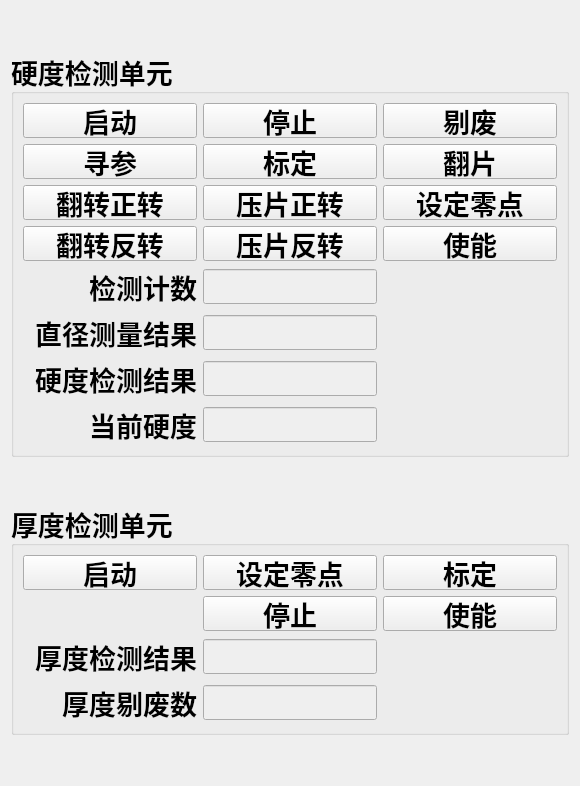
       <widget class="QWidget" name="tab_7">
        <attribute name="title">
         <string/>
        </attribute>
        <layout class="QVBoxLayout" name="verticalLayout_13">
         <item>
          <spacer name="verticalSpacer_7">
           <property name="orientation">
            <enum>Qt::Vertical</enum>
           </property>
           <property name="sizeHint" stdset="0">
            <size>
             <width>20</width>
             <height>40</height>
            </size>
           </property>
          </spacer>
         </item>
         <item>
          <widget class="QGroupBox" name="groupBox_12">
           <property name="font">
            <font>
             <family>楷体</family>
             <pointsize>20</pointsize>
             <weight>75</weight>
             <bold>true</bold>
            </font>
           </property>
           <property name="title">
            <string>硬度检测单元</string>
           </property>
           <layout class="QGridLayout" name="gridLayout" columnstretch="1,1,1">
            <item row="1" column="1">
             <widget class="QPushButton" name="pB_HMUCalibStd">
              <property name="sizePolicy">
               <sizepolicy hsizetype="Expanding" vsizetype="Fixed">
                <horstretch>0</horstretch>
                <verstretch>0</verstretch>
               </sizepolicy>
              </property>
              <property name="minimumSize">
               <size>
                <width>0</width>
                <height>35</height>
               </size>
              </property>
              <property name="maximumSize">
               <size>
                <width>16777215</width>
                <height>35</height>
               </size>
              </property>
              <property name="font">
               <font>
                <family>楷体</family>
                <pointsize>20</pointsize>
                <weight>75</weight>
                <bold>true</bold>
               </font>
              </property>
              <property name="text">
               <string>标定</string>
              </property>
              <property name="checkable">
               <bool>true</bool>
              </property>
             </widget>
            </item>
            <item row="1" column="2">
             <widget class="QPushButton" name="pB_HMUTurn">
              <property name="sizePolicy">
               <sizepolicy hsizetype="Expanding" vsizetype="Fixed">
                <horstretch>0</horstretch>
                <verstretch>0</verstretch>
               </sizepolicy>
              </property>
              <property name="minimumSize">
               <size>
                <width>0</width>
                <height>35</height>
               </size>
              </property>
              <property name="maximumSize">
               <size>
                <width>16777215</width>
                <height>35</height>
               </size>
              </property>
              <property name="font">
               <font>
                <family>楷体</family>
                <pointsize>20</pointsize>
                <weight>75</weight>
                <bold>true</bold>
               </font>
              </property>
              <property name="text">
               <string>翻片</string>
              </property>
              <property name="checkable">
               <bool>true</bool>
              </property>
             </widget>
            </item>
            <item row="3" column="0">
             <widget class="QPushButton" name="pB_cmdRollingOverNeg">
              <property name="sizePolicy">
               <sizepolicy hsizetype="Expanding" vsizetype="Fixed">
                <horstretch>0</horstretch>
                <verstretch>0</verstretch>
               </sizepolicy>
              </property>
              <property name="minimumSize">
               <size>
                <width>0</width>
                <height>35</height>
               </size>
              </property>
              <property name="maximumSize">
               <size>
                <width>123123</width>
                <height>35</height>
               </size>
              </property>
              <property name="font">
               <font>
                <family>楷体</family>
                <pointsize>20</pointsize>
                <weight>75</weight>
                <bold>true</bold>
               </font>
              </property>
              <property name="text">
               <string>翻转反转</string>
              </property>
              <property name="checkable">
               <bool>true</bool>
              </property>
              <property name="autoRepeat">
               <bool>false</bool>
              </property>
             </widget>
            </item>
            <item row="4" column="0">
             <widget class="QLabel" name="label_2">
              <property name="sizePolicy">
               <sizepolicy hsizetype="Expanding" vsizetype="Preferred">
                <horstretch>0</horstretch>
                <verstretch>0</verstretch>
               </sizepolicy>
              </property>
              <property name="font">
               <font>
                <family>楷体</family>
                <pointsize>20</pointsize>
                <weight>75</weight>
                <bold>true</bold>
               </font>
              </property>
              <property name="text">
               <string>检测计数</string>
              </property>
              <property name="alignment">
               <set>Qt::AlignRight|Qt::AlignTrailing|Qt::AlignVCenter</set>
              </property>
             </widget>
            </item>
            <item row="4" column="1">
             <widget class="QLineEdit" name="lE_HardnessChkCnt">
              <property name="enabled">
               <bool>false</bool>
              </property>
              <property name="minimumSize">
               <size>
                <width>0</width>
                <height>35</height>
               </size>
              </property>
              <property name="maximumSize">
               <size>
                <width>16777215</width>
                <height>35</height>
               </size>
              </property>
              <property name="font">
               <font>
                <family>Cascadia Code</family>
                <pointsize>20</pointsize>
                <weight>50</weight>
                <bold>false</bold>
               </font>
              </property>
             </widget>
            </item>
            <item row="5" column="0">
             <widget class="QLabel" name="label_11">
              <property name="sizePolicy">
               <sizepolicy hsizetype="Expanding" vsizetype="Preferred">
                <horstretch>0</horstretch>
                <verstretch>0</verstretch>
               </sizepolicy>
              </property>
              <property name="font">
               <font>
                <family>楷体</family>
                <pointsize>20</pointsize>
                <weight>75</weight>
                <bold>true</bold>
               </font>
              </property>
              <property name="text">
               <string>直径测量结果</string>
              </property>
              <property name="alignment">
               <set>Qt::AlignRight|Qt::AlignTrailing|Qt::AlignVCenter</set>
              </property>
             </widget>
            </item>
            <item row="5" column="1">
             <widget class="QLineEdit" name="lE_ResultDiam">
              <property name="enabled">
               <bool>false</bool>
              </property>
              <property name="minimumSize">
               <size>
                <width>0</width>
                <height>35</height>
               </size>
              </property>
              <property name="maximumSize">
               <size>
                <width>16777215</width>
                <height>35</height>
               </size>
              </property>
              <property name="font">
               <font>
                <family>Cascadia Code</family>
                <pointsize>20</pointsize>
                <weight>50</weight>
                <bold>false</bold>
               </font>
              </property>
             </widget>
            </item>
            <item row="6" column="0">
             <widget class="QLabel" name="label_19">
              <property name="sizePolicy">
               <sizepolicy hsizetype="Expanding" vsizetype="Preferred">
                <horstretch>0</horstretch>
                <verstretch>0</verstretch>
               </sizepolicy>
              </property>
              <property name="font">
               <font>
                <family>楷体</family>
                <pointsize>20</pointsize>
                <weight>75</weight>
                <bold>true</bold>
               </font>
              </property>
              <property name="text">
               <string>硬度检测结果</string>
              </property>
              <property name="alignment">
               <set>Qt::AlignRight|Qt::AlignTrailing|Qt::AlignVCenter</set>
              </property>
             </widget>
            </item>
            <item row="6" column="1">
             <widget class="QLineEdit" name="lE_ResultForce">
              <property name="enabled">
               <bool>false</bool>
              </property>
              <property name="minimumSize">
               <size>
                <width>0</width>
                <height>35</height>
               </size>
              </property>
              <property name="maximumSize">
               <size>
                <width>16777215</width>
                <height>35</height>
               </size>
              </property>
              <property name="font">
               <font>
                <family>Cascadia Code</family>
                <pointsize>20</pointsize>
                <weight>50</weight>
                <bold>false</bold>
               </font>
              </property>
             </widget>
            </item>
            <item row="7" column="0">
             <widget class="QLabel" name="label_84">
              <property name="sizePolicy">
               <sizepolicy hsizetype="Expanding" vsizetype="Preferred">
                <horstretch>0</horstretch>
                <verstretch>0</verstretch>
               </sizepolicy>
              </property>
              <property name="font">
               <font>
                <family>楷体</family>
                <pointsize>20</pointsize>
                <weight>75</weight>
                <bold>true</bold>
               </font>
              </property>
              <property name="text">
               <string>当前硬度</string>
              </property>
              <property name="alignment">
               <set>Qt::AlignRight|Qt::AlignTrailing|Qt::AlignVCenter</set>
              </property>
             </widget>
            </item>
            <item row="7" column="1">
             <widget class="QLineEdit" name="lE_ActForce">
              <property name="enabled">
               <bool>false</bool>
              </property>
              <property name="minimumSize">
               <size>
                <width>0</width>
                <height>35</height>
               </size>
              </property>
              <property name="maximumSize">
               <size>
                <width>16777215</width>
                <height>35</height>
               </size>
              </property>
              <property name="font">
               <font>
                <family>Cascadia Code</family>
                <pointsize>20</pointsize>
                <weight>50</weight>
                <bold>false</bold>
               </font>
              </property>
             </widget>
            </item>
            <item row="1" column="0">
             <widget class="QPushButton" name="pB_HMUHome">
              <property name="sizePolicy">
               <sizepolicy hsizetype="Expanding" vsizetype="Fixed">
                <horstretch>0</horstretch>
                <verstretch>0</verstretch>
               </sizepolicy>
              </property>
              <property name="minimumSize">
               <size>
                <width>0</width>
                <height>35</height>
               </size>
              </property>
              <property name="maximumSize">
               <size>
                <width>16777215</width>
                <height>35</height>
               </size>
              </property>
              <property name="font">
               <font>
                <family>楷体</family>
                <pointsize>20</pointsize>
                <weight>75</weight>
                <bold>true</bold>
               </font>
              </property>
              <property name="text">
               <string>寻参</string>
              </property>
              <property name="checkable">
               <bool>true</bool>
              </property>
             </widget>
            </item>
            <item row="2" column="0">
             <widget class="QPushButton" name="pB_cmdRollingOverPos">
              <property name="sizePolicy">
               <sizepolicy hsizetype="Expanding" vsizetype="Fixed">
                <horstretch>0</horstretch>
                <verstretch>0</verstretch>
               </sizepolicy>
              </property>
              <property name="minimumSize">
               <size>
                <width>0</width>
                <height>35</height>
               </size>
              </property>
              <property name="maximumSize">
               <size>
                <width>12341214</width>
                <height>35</height>
               </size>
              </property>
              <property name="font">
               <font>
                <family>楷体</family>
                <pointsize>20</pointsize>
                <weight>75</weight>
                <bold>true</bold>
               </font>
              </property>
              <property name="text">
               <string>翻转正转</string>
              </property>
              <property name="checkable">
               <bool>true</bool>
              </property>
              <property name="autoRepeat">
               <bool>false</bool>
              </property>
             </widget>
            </item>
            <item row="3" column="1">
             <widget class="QPushButton" name="pB_cmdPushNeg">
              <property name="sizePolicy">
               <sizepolicy hsizetype="Expanding" vsizetype="Fixed">
                <horstretch>0</horstretch>
                <verstretch>0</verstretch>
               </sizepolicy>
              </property>
              <property name="minimumSize">
               <size>
                <width>0</width>
                <height>35</height>
               </size>
              </property>
              <property name="maximumSize">
               <size>
                <width>123123</width>
                <height>35</height>
               </size>
              </property>
              <property name="font">
               <font>
                <family>楷体</family>
                <pointsize>20</pointsize>
                <weight>75</weight>
                <bold>true</bold>
               </font>
              </property>
              <property name="text">
               <string>压片反转</string>
              </property>
              <property name="checkable">
               <bool>true</bool>
              </property>
              <property name="autoRepeat">
               <bool>false</bool>
              </property>
              <property name="autoDefault">
               <bool>true</bool>
              </property>
             </widget>
            </item>
            <item row="2" column="1">
             <widget class="QPushButton" name="pB_cmdPushPos">
              <property name="sizePolicy">
               <sizepolicy hsizetype="Expanding" vsizetype="Fixed">
                <horstretch>0</horstretch>
                <verstretch>0</verstretch>
               </sizepolicy>
              </property>
              <property name="minimumSize">
               <size>
                <width>0</width>
                <height>35</height>
               </size>
              </property>
              <property name="maximumSize">
               <size>
                <width>123123</width>
                <height>35</height>
               </size>
              </property>
              <property name="font">
               <font>
                <family>楷体</family>
                <pointsize>20</pointsize>
                <weight>75</weight>
                <bold>true</bold>
               </font>
              </property>
              <property name="text">
               <string>压片正转</string>
              </property>
              <property name="checkable">
               <bool>true</bool>
              </property>
              <property name="autoRepeat">
               <bool>false</bool>
              </property>
             </widget>
            </item>
            <item row="0" column="0">
             <widget class="QPushButton" name="pB_HMUStart">
              <property name="sizePolicy">
               <sizepolicy hsizetype="Expanding" vsizetype="Fixed">
                <horstretch>0</horstretch>
                <verstretch>0</verstretch>
               </sizepolicy>
              </property>
              <property name="minimumSize">
               <size>
                <width>0</width>
                <height>35</height>
               </size>
              </property>
              <property name="maximumSize">
               <size>
                <width>16777215</width>
                <height>35</height>
               </size>
              </property>
              <property name="font">
               <font>
                <family>楷体</family>
                <pointsize>20</pointsize>
                <weight>75</weight>
                <bold>true</bold>
               </font>
              </property>
              <property name="text">
               <string>启动</string>
              </property>
              <property name="checkable">
               <bool>true</bool>
              </property>
             </widget>
            </item>
            <item row="0" column="1">
             <widget class="QPushButton" name="pB_HMUStop">
              <property name="sizePolicy">
               <sizepolicy hsizetype="Expanding" vsizetype="Fixed">
                <horstretch>0</horstretch>
                <verstretch>0</verstretch>
               </sizepolicy>
              </property>
              <property name="minimumSize">
               <size>
                <width>0</width>
                <height>35</height>
               </size>
              </property>
              <property name="maximumSize">
               <size>
                <width>16777215</width>
                <height>35</height>
               </size>
              </property>
              <property name="font">
               <font>
                <family>楷体</family>
                <pointsize>20</pointsize>
                <weight>75</weight>
                <bold>true</bold>
               </font>
              </property>
              <property name="text">
               <string>停止</string>
              </property>
              <property name="checkable">
               <bool>true</bool>
              </property>
             </widget>
            </item>
            <item row="3" column="2">
             <widget class="QPushButton" name="pB_enHMUcheckable">
              <property name="sizePolicy">
               <sizepolicy hsizetype="Expanding" vsizetype="Fixed">
                <horstretch>0</horstretch>
                <verstretch>0</verstretch>
               </sizepolicy>
              </property>
              <property name="minimumSize">
               <size>
                <width>0</width>
                <height>35</height>
               </size>
              </property>
              <property name="maximumSize">
               <size>
                <width>16777215</width>
                <height>35</height>
               </size>
              </property>
              <property name="font">
               <font>
                <family>楷体</family>
                <pointsize>20</pointsize>
                <weight>75</weight>
                <bold>true</bold>
               </font>
              </property>
              <property name="text">
               <string>使能</string>
              </property>
              <property name="checkable">
               <bool>true</bool>
              </property>
             </widget>
            </item>
            <item row="0" column="2">
             <widget class="QPushButton" name="pB_HMUReject">
              <property name="sizePolicy">
               <sizepolicy hsizetype="Expanding" vsizetype="Fixed">
                <horstretch>0</horstretch>
                <verstretch>0</verstretch>
               </sizepolicy>
              </property>
              <property name="minimumSize">
               <size>
                <width>0</width>
                <height>35</height>
               </size>
              </property>
              <property name="maximumSize">
               <size>
                <width>16777215</width>
                <height>35</height>
               </size>
              </property>
              <property name="font">
               <font>
                <family>楷体</family>
                <pointsize>20</pointsize>
                <weight>75</weight>
                <bold>true</bold>
               </font>
              </property>
              <property name="text">
               <string>剔废</string>
              </property>
              <property name="checkable">
               <bool>true</bool>
              </property>
             </widget>
            </item>
            <item row="2" column="2">
             <widget class="QPushButton" name="pB_HMUZero">
              <property name="sizePolicy">
               <sizepolicy hsizetype="Expanding" vsizetype="Fixed">
                <horstretch>0</horstretch>
                <verstretch>0</verstretch>
               </sizepolicy>
              </property>
              <property name="minimumSize">
               <size>
                <width>0</width>
                <height>35</height>
               </size>
              </property>
              <property name="maximumSize">
               <size>
                <width>16777215</width>
                <height>35</height>
               </size>
              </property>
              <property name="font">
               <font>
                <family>楷体</family>
                <pointsize>20</pointsize>
                <weight>75</weight>
                <bold>true</bold>
               </font>
              </property>
              <property name="text">
               <string>设定零点</string>
              </property>
              <property name="checkable">
               <bool>true</bool>
              </property>
             </widget>
            </item>
           </layout>
          </widget>
         </item>
         <item>
          <spacer name="verticalSpacer_6">
           <property name="orientation">
            <enum>Qt::Vertical</enum>
           </property>
           <property name="sizeHint" stdset="0">
            <size>
             <width>20</width>
             <height>40</height>
            </size>
           </property>
          </spacer>
         </item>
         <item>
          <widget class="QGroupBox" name="groupBox_13">
           <property name="font">
            <font>
             <family>楷体</family>
             <pointsize>20</pointsize>
             <weight>75</weight>
             <bold>true</bold>
            </font>
           </property>
           <property name="title">
            <string>厚度检测单元</string>
           </property>
           <layout class="QGridLayout" name="gridLayout_9" columnstretch="1,1,1">
            <item row="2" column="0">
             <widget class="QLabel" name="label_74">
              <property name="sizePolicy">
               <sizepolicy hsizetype="Expanding" vsizetype="Preferred">
                <horstretch>0</horstretch>
                <verstretch>0</verstretch>
               </sizepolicy>
              </property>
              <property name="font">
               <font>
                <family>楷体</family>
                <pointsize>20</pointsize>
                <weight>75</weight>
                <bold>true</bold>
               </font>
              </property>
              <property name="text">
               <string>厚度检测结果</string>
              </property>
              <property name="alignment">
               <set>Qt::AlignRight|Qt::AlignTrailing|Qt::AlignVCenter</set>
              </property>
             </widget>
            </item>
            <item row="2" column="1">
             <widget class="QLineEdit" name="lE_ThicknessResult">
              <property name="enabled">
               <bool>false</bool>
              </property>
              <property name="minimumSize">
               <size>
                <width>0</width>
                <height>35</height>
               </size>
              </property>
              <property name="maximumSize">
               <size>
                <width>16777215</width>
                <height>35</height>
               </size>
              </property>
              <property name="font">
               <font>
                <family>Cascadia Code</family>
                <pointsize>20</pointsize>
                <weight>50</weight>
                <bold>false</bold>
               </font>
              </property>
             </widget>
            </item>
            <item row="3" column="0">
             <widget class="QLabel" name="label_103">
              <property name="sizePolicy">
               <sizepolicy hsizetype="Expanding" vsizetype="Preferred">
                <horstretch>0</horstretch>
                <verstretch>0</verstretch>
               </sizepolicy>
              </property>
              <property name="font">
               <font>
                <family>楷体</family>
                <pointsize>20</pointsize>
                <weight>75</weight>
                <bold>true</bold>
               </font>
              </property>
              <property name="text">
               <string>厚度剔废数</string>
              </property>
              <property name="alignment">
               <set>Qt::AlignRight|Qt::AlignTrailing|Qt::AlignVCenter</set>
              </property>
             </widget>
            </item>
            <item row="3" column="1">
             <widget class="QLineEdit" name="lE_ThickRejectCount">
              <property name="enabled">
               <bool>false</bool>
              </property>
              <property name="minimumSize">
               <size>
                <width>0</width>
                <height>35</height>
               </size>
              </property>
              <property name="maximumSize">
               <size>
                <width>16777215</width>
                <height>35</height>
               </size>
              </property>
              <property name="font">
               <font>
                <family>Cascadia Code</family>
                <pointsize>20</pointsize>
                <weight>50</weight>
                <bold>false</bold>
               </font>
              </property>
             </widget>
            </item>
            <item row="1" column="1">
             <widget class="QPushButton" name="pB_TMUStop">
              <property name="sizePolicy">
               <sizepolicy hsizetype="Expanding" vsizetype="Fixed">
                <horstretch>0</horstretch>
                <verstretch>0</verstretch>
               </sizepolicy>
              </property>
              <property name="minimumSize">
               <size>
                <width>0</width>
                <height>35</height>
               </size>
              </property>
              <property name="maximumSize">
               <size>
                <width>16777215</width>
                <height>35</height>
               </size>
              </property>
              <property name="font">
               <font>
                <family>楷体</family>
                <pointsize>20</pointsize>
                <weight>75</weight>
                <bold>true</bold>
               </font>
              </property>
              <property name="text">
               <string>停止</string>
              </property>
              <property name="checkable">
               <bool>true</bool>
              </property>
             </widget>
            </item>
            <item row="1" column="2">
             <widget class="QPushButton" name="pB_enTMUcheckable">
              <property name="sizePolicy">
               <sizepolicy hsizetype="Expanding" vsizetype="Fixed">
                <horstretch>0</horstretch>
                <verstretch>0</verstretch>
               </sizepolicy>
              </property>
              <property name="minimumSize">
               <size>
                <width>0</width>
                <height>35</height>
               </size>
              </property>
              <property name="maximumSize">
               <size>
                <width>16777215</width>
                <height>35</height>
               </size>
              </property>
              <property name="font">
               <font>
                <family>楷体</family>
                <pointsize>20</pointsize>
                <weight>75</weight>
                <bold>true</bold>
               </font>
              </property>
              <property name="text">
               <string>使能</string>
              </property>
              <property name="checkable">
               <bool>true</bool>
              </property>
             </widget>
            </item>
            <item row="0" column="0">
             <widget class="QPushButton" name="pB_TMUStart">
              <property name="sizePolicy">
               <sizepolicy hsizetype="Expanding" vsizetype="Fixed">
                <horstretch>0</horstretch>
                <verstretch>0</verstretch>
               </sizepolicy>
              </property>
              <property name="minimumSize">
               <size>
                <width>0</width>
                <height>35</height>
               </size>
              </property>
              <property name="maximumSize">
               <size>
                <width>16777215</width>
                <height>35</height>
               </size>
              </property>
              <property name="font">
               <font>
                <family>楷体</family>
                <pointsize>20</pointsize>
                <weight>75</weight>
                <bold>true</bold>
               </font>
              </property>
              <property name="text">
               <string>启动</string>
              </property>
              <property name="checkable">
               <bool>true</bool>
              </property>
             </widget>
            </item>
            <item row="0" column="1">
             <widget class="QPushButton" name="pB_TMUZero">
              <property name="sizePolicy">
               <sizepolicy hsizetype="Expanding" vsizetype="Fixed">
                <horstretch>0</horstretch>
                <verstretch>0</verstretch>
               </sizepolicy>
              </property>
              <property name="minimumSize">
               <size>
                <width>0</width>
                <height>35</height>
               </size>
              </property>
              <property name="maximumSize">
               <size>
                <width>16777215</width>
                <height>35</height>
               </size>
              </property>
              <property name="font">
               <font>
                <family>楷体</family>
                <pointsize>20</pointsize>
                <weight>75</weight>
                <bold>true</bold>
               </font>
              </property>
              <property name="text">
               <string>设定零点</string>
              </property>
              <property name="checkable">
               <bool>true</bool>
              </property>
             </widget>
            </item>
            <item row="0" column="2">
             <widget class="QPushButton" name="pB_TMUCalib">
              <property name="sizePolicy">
               <sizepolicy hsizetype="Expanding" vsizetype="Fixed">
                <horstretch>0</horstretch>
                <verstretch>0</verstretch>
               </sizepolicy>
              </property>
              <property name="minimumSize">
               <size>
                <width>0</width>
                <height>35</height>
               </size>
              </property>
              <property name="maximumSize">
               <size>
                <width>16777215</width>
                <height>35</height>
               </size>
              </property>
              <property name="font">
               <font>
                <family>楷体</family>
                <pointsize>20</pointsize>
                <weight>75</weight>
                <bold>true</bold>
               </font>
              </property>
              <property name="text">
               <string>标定</string>
              </property>
              <property name="checkable">
               <bool>true</bool>
              </property>
             </widget>
            </item>
           </layout>
          </widget>
         </item>
         <item>
          <spacer name="verticalSpacer_8">
           <property name="orientation">
            <enum>Qt::Vertical</enum>
           </property>
           <property name="sizeHint" stdset="0">
            <size>
             <width>20</width>
             <height>40</height>
            </size>
           </property>
          </spacer>
         </item>
        </layout>
       </widget>
